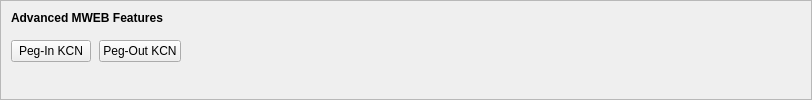
    <widget class="QFrame" name="frameMWEBFeatures">
     <property name="sizePolicy">
      <sizepolicy hsizetype="Expanding" vsizetype="Expanding">
       <horstretch>0</horstretch>
       <verstretch>0</verstretch>
      </sizepolicy>
     </property>
     <property name="maximumSize">
      <size>
       <width>16777215</width>
       <height>16777215</height>
      </size>
     </property>
     <property name="frameShape">
      <enum>QFrame::StyledPanel</enum>
     </property>
     <property name="frameShadow">
      <enum>QFrame::Sunken</enum>
     </property>
     <layout class="QVBoxLayout" name="verticalLayoutMWEBFeatures2">
      <property name="spacing">
       <number>0</number>
      </property>
      <property name="leftMargin">
       <number>0</number>
      </property>
      <property name="topMargin">
       <number>0</number>
      </property>
      <property name="rightMargin">
       <number>0</number>
      </property>
      <property name="bottomMargin">
       <number>6</number>
      </property>
      <item>
       <layout class="QVBoxLayout" name="verticalLayoutMWEBFeatures" stretch="0,0,1">
        <property name="spacing">
         <number>0</number>
        </property>
        <property name="leftMargin">
         <number>10</number>
        </property>
        <property name="topMargin">
         <number>10</number>
        </property>
        <item>
         <layout class="QHBoxLayout" name="horizontalLayoutMWEBFeatures1">
          <property name="bottomMargin">
           <number>15</number>
          </property>
          <item>
           <widget class="QLabel" name="labelMWEBFeatures">
            <property name="sizePolicy">
             <sizepolicy hsizetype="Preferred" vsizetype="Maximum">
              <horstretch>0</horstretch>
              <verstretch>0</verstretch>
             </sizepolicy>
            </property>
            <property name="font">
             <font>
              <weight>75</weight>
              <bold>true</bold>
             </font>
            </property>
            <property name="styleSheet">
             <string notr="true">font-weight:bold;</string>
            </property>
            <property name="text">
             <string>Advanced MWEB Features</string>
            </property>
           </widget>
          </item>
         </layout>
        </item>
        <item>
         <layout class="QHBoxLayout" name="horizontalLayoutMWEBFeatures2" stretch="0,0,0">
          <property name="spacing">
           <number>8</number>
          </property>
          <property name="bottomMargin">
           <number>10</number>
          </property>
          <item>
           <widget class="QPushButton" name="pushButtonMWEBPegIn">
            <property name="styleSheet">
             <string notr="true"/>
            </property>
            <property name="text">
             <string>Peg-In KCN</string>
            </property>
            <property name="checkable">
             <bool>true</bool>
            </property>
            <property name="autoDefault">
             <bool>false</bool>
            </property>
           </widget>
          </item>
          <item>
           <widget class="QPushButton" name="pushButtonMWEBPegOut">
            <property name="styleSheet">
             <string notr="true"/>
            </property>
            <property name="text">
             <string>Peg-Out KCN</string>
            </property>
            <property name="checkable">
             <bool>true</bool>
            </property>
            <property name="autoDefault">
             <bool>false</bool>
            </property>
           </widget>
          </item>
          <item>
           <spacer name="horizontalSpacerMWEBFeatures">
            <property name="orientation">
             <enum>Qt::Horizontal</enum>
            </property>
            <property name="sizeHint" stdset="0">
             <size>
              <width>40</width>
              <height>1</height>
             </size>
            </property>
           </spacer>
          </item>
         </layout>
        </item>
        <item>
         <spacer name="verticalSpacerMWEBFeatures">
          <property name="orientation">
           <enum>Qt::Vertical</enum>
          </property>
          <property name="sizeHint" stdset="0">
           <size>
            <width>800</width>
            <height>1</height>
           </size>
          </property>
         </spacer>
        </item>
       </layout>
      </item>
     </layout>
    </widget>
